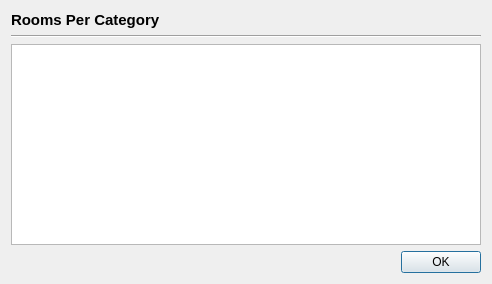
<?xml version="1.0" encoding="UTF-8"?>
<ui version="4.0">
 <class>roomsPerCat</class>
 <widget class="QDialog" name="roomsPerCat">
  <property name="geometry">
   <rect>
    <x>0</x>
    <y>0</y>
    <width>492</width>
    <height>284</height>
   </rect>
  </property>
  <property name="windowTitle">
   <string>Rooms Per Category</string>
  </property>
  <layout class="QGridLayout" name="gridLayout">
   <item row="0" column="0">
    <widget class="QLabel" name="label">
     <property name="text">
      <string>&lt;!DOCTYPE HTML PUBLIC &quot;-//W3C//DTD HTML 4.0//EN&quot; &quot;http://www.w3.org/TR/REC-html40/strict.dtd&quot;&gt;
&lt;html&gt;&lt;head&gt;&lt;meta name=&quot;qrichtext&quot; content=&quot;1&quot; /&gt;&lt;style type=&quot;text/css&quot;&gt;
p, li { white-space: pre-wrap; }
&lt;/style&gt;&lt;/head&gt;&lt;body style=&quot; font-family:'Ubuntu'; font-size:11pt; font-weight:400; font-style:normal;&quot;&gt;
&lt;p style=&quot; margin-top:0px; margin-bottom:0px; margin-left:0px; margin-right:0px; -qt-block-indent:0; text-indent:0px;&quot;&gt;&lt;span style=&quot; font-weight:600;&quot;&gt;Rooms Per Category&lt;/span&gt;&lt;/p&gt;&lt;/body&gt;&lt;/html&gt;</string>
     </property>
    </widget>
   </item>
   <item row="1" column="0">
    <widget class="Line" name="line">
     <property name="orientation">
      <enum>Qt::Horizontal</enum>
     </property>
    </widget>
   </item>
   <item row="2" column="0">
    <widget class="QTableWidget" name="cat">
     <property name="editTriggers">
      <set>QAbstractItemView::NoEditTriggers</set>
     </property>
     <property name="gridStyle">
      <enum>Qt::SolidLine</enum>
     </property>
     <property name="sortingEnabled">
      <bool>false</bool>
     </property>
     <property name="wordWrap">
      <bool>true</bool>
     </property>
     <property name="cornerButtonEnabled">
      <bool>true</bool>
     </property>
     <attribute name="horizontalHeaderVisible">
      <bool>true</bool>
     </attribute>
     <attribute name="horizontalHeaderCascadingSectionResizes">
      <bool>true</bool>
     </attribute>
     <attribute name="horizontalHeaderDefaultSectionSize">
      <number>113</number>
     </attribute>
     <attribute name="horizontalHeaderStretchLastSection">
      <bool>true</bool>
     </attribute>
    </widget>
   </item>
   <item row="3" column="0">
    <layout class="QHBoxLayout" name="horizontalLayout">
     <item>
      <spacer name="horizontalSpacer">
       <property name="orientation">
        <enum>Qt::Horizontal</enum>
       </property>
       <property name="sizeHint" stdset="0">
        <size>
         <width>40</width>
         <height>20</height>
        </size>
       </property>
      </spacer>
     </item>
     <item>
      <widget class="QPushButton" name="ok">
       <property name="text">
        <string>OK</string>
       </property>
      </widget>
     </item>
    </layout>
   </item>
  </layout>
 </widget>
 <resources/>
 <connections/>
</ui>
